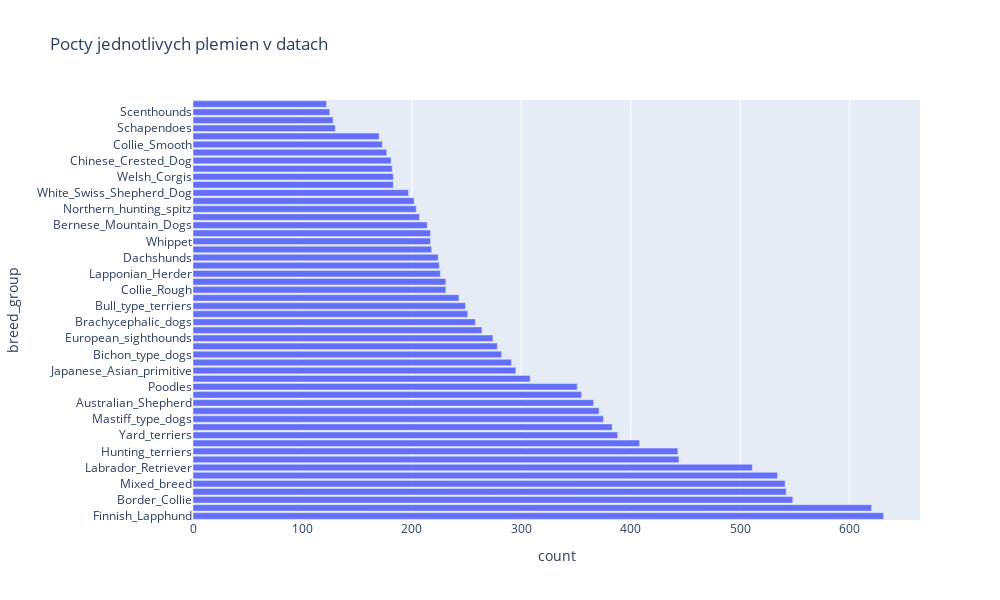

Notebook cell for this chart:
### Code cell
# for col_name in ['breed_group', 'sex', 'sterilization_status']:
# figure, axes = plt.subplots(1,3, figsize=(20,8))
# sns.barplot(dogs['breed_group'].value_counts().reset_index(), x='breed_group', y='count', ax=axes[0])
fig = px.bar(dogs['breed_group'].value_counts().reset_index(), y='breed_group', x='count', title='Pocty jednotlivych plemien v datach', width=1000, height=600)
fig.show()

### Figure 1 — Plotly figure (JSON) as saved in the notebook; plotly's stock layout.template omitted (floating-point values rounded to 4 significant figures)
{"data": [{"hovertemplate": "count=%{x}<br>breed_group=%{y}<extra></extra>", "legendgroup": "", "marker": {"color": "#636efa", "pattern": {"shape": ""}}, "name": "", "orientation": "h", "showlegend": false, "textposition": "auto", "type": "bar", "x": [631, 620, 548, 542, 541, 534, 511, 444, 443, 408, 388, 383, 375, 371, 366, 355, 351, 308, 295, 291, 282, 278, 274, 264, 258, 251, 249, 243, 231, 231, 226, 225, 224, 218, 217, 217, 214, 207, 204, 202, 197, 183, 183, 182, 181, 177, 173, 170, 130, 128, 125, 122], "xaxis": "x", "y": ["Finnish_Lapphund", "Retrievers_flushing_dogs", "Border_Collie", "German_Shepherd_Dog", "Mixed_breed", "Middle_European_utility_dogs", "Labrador_Retriever", "German_spitz_related", "Hunting_terriers", "Primitive_sighthounds", "Yard_terriers", "Shetland_Sheepdog", "Mastiff_type_dogs", "Other_companion_dogs", "Australian_Shepherd", "Pointers", "Poodles", "Middle_European_herders", "Japanese_Asian_primitive", "Spanish_Water_Dog", "Bichon_type_dogs", "Belgian_shepherd_dogs", "European_sighthounds", "English_herders", "Brachycephalic_dogs", "Lagotto_Romagnolo_Romagna_Water_Dog", "Bull_type_terriers", "Golden_Retriever", "Collie_Rough", "Northern_companion_spitz", "Lapponian_Herder", "Miniature_Schnauzer", "Dachshunds", "Fighting_dogs", "Whippet", "Sled_dogs", "Bernese_Mountain_Dogs", "Jack_Russell_Terrier", "Northern_hunting_spitz", "Parson_type_terriers", "White_Swiss_Shepherd_Dog", "Miniature_Pinscher", "Welsh_Corgis", "Pinschers_Schnauzers", "Chinese_Crested_Dog", "Teacup_dogs", "Collie_Smooth", "Nova_Scotia_Duck_Tolling_Retriever", "Schapendoes", "Livestock_guardian_dogs", "Scenthounds", "Other_breed"], "yaxis": "y"}], "layout": {"barmode": "relative", "height": 600, "legend": {"tracegroupgap": 0}, "title": {"text": "Pocty jednotlivych plemien v datach"}, "width": 1000, "xaxis": {"anchor": "y", "domain": [0, 1], "title": {"text": "count"}}, "yaxis": {"anchor": "x", "domain": [0, 1], "title": {"text": "breed_group"}}}}
